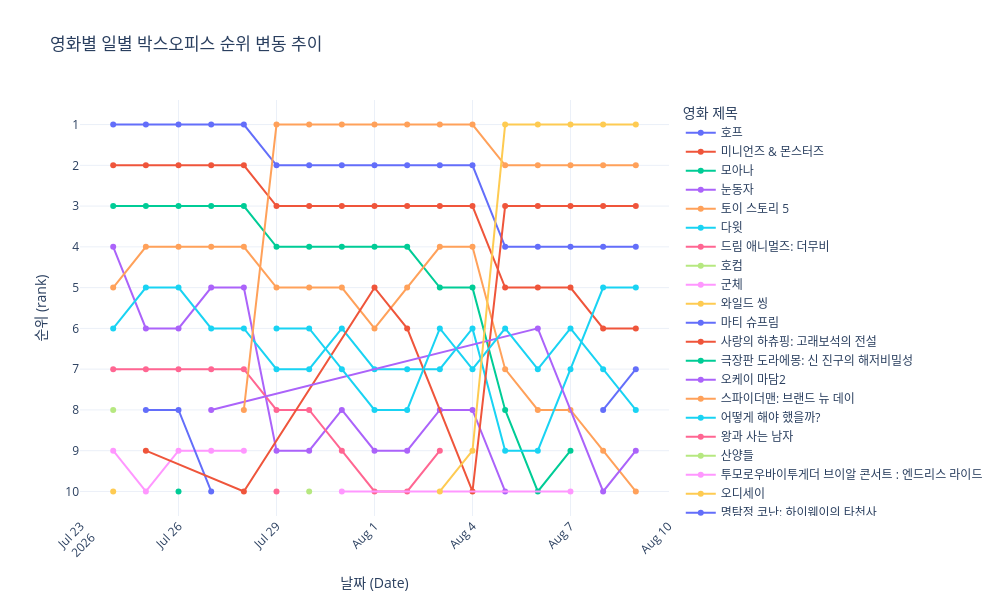

Here is the notebook cell this chart was saved with:
### Markdown cell above
## 기간에 따른 영화 순위 변화

### Code cell
draw_lineChart(movie_df, 'rank', '영화별 일별 박스오피스 순위 변동 추이', '순위', True)

### Figure 1 — Plotly figure (JSON) as saved in the notebook; plotly's stock layout.template omitted (floating-point values rounded to 4 significant figures)
{"data": [{"customdata": [["호프"], ["호프"], ["호프"], ["호프"], ["호프"], ["호프"], ["호프"], ["호프"], ["호프"], ["호프"], ["호프"], ["호프"], ["호프"], ["호프"], ["호프"], ["호프"], ["호프"]], "hovertemplate": "movieNm=%{customdata[0]}<br>b_date=%{x}<br>rank=%{y}<extra></extra>", "legendgroup": "호프", "line": {"color": "#636efa", "dash": "solid"}, "marker": {"symbol": "circle"}, "mode": "lines+markers", "name": "호프", "orientation": "v", "showlegend": true, "type": "scatter", "x": ["2026-07-24", "2026-07-25", "2026-07-26", "2026-07-27", "2026-07-28", "2026-07-29", "2026-07-30", "2026-07-31", "2026-08-01", "2026-08-02", "2026-08-03", "2026-08-04", "2026-08-05", "2026-08-06", "2026-08-07", "2026-08-08", "2026-08-09"], "xaxis": "x", "y": [1, 1, 1, 1, 1, 2, 2, 2, 2, 2, 2, 2, 4, 4, 4, 4, 4], "yaxis": "y"}, {"customdata": [["미니언즈 & 몬스터즈"], ["미니언즈 & 몬스터즈"], ["미니언즈 & 몬스터즈"], ["미니언즈 & 몬스터즈"], ["미니언즈 & 몬스터즈"], ["미니언즈 & 몬스터즈"], ["미니언즈 & 몬스터즈"], ["미니언즈 & 몬스터즈"], ["미니언즈 & 몬스터즈"], ["미니언즈 & 몬스터즈"], ["미니언즈 & 몬스터즈"], ["미니언즈 & 몬스터즈"], ["미니언즈 & 몬스터즈"], ["미니언즈 & 몬스터즈"], ["미니언즈 & 몬스터즈"], ["미니언즈 & 몬스터즈"], ["미니언즈 & 몬스터즈"]], "hovertemplate": "movieNm=%{customdata[0]}<br>b_date=%{x}<br>rank=%{y}<extra></extra>", "legendgroup": "미니언즈 & 몬스터즈", "line": {"color": "#EF553B", "dash": "solid"}, "marker": {"symbol": "circle"}, "mode": "lines+markers", "name": "미니언즈 & 몬스터즈", "orientation": "v", "showlegend": true, "type": "scatter", "x": ["2026-07-24", "2026-07-25", "2026-07-26", "2026-07-27", "2026-07-28", "2026-07-29", "2026-07-30", "2026-07-31", "2026-08-01", "2026-08-02", "2026-08-03", "2026-08-04", "2026-08-05", "2026-08-06", "2026-08-07", "2026-08-08", "2026-08-09"], "xaxis": "x", "y": [2, 2, 2, 2, 2, 3, 3, 3, 3, 3, 3, 3, 5, 5, 5, 6, 6], "yaxis": "y"}, {"customdata": [["모아나"], ["모아나"], ["모아나"], ["모아나"], ["모아나"], ["모아나"], ["모아나"], ["모아나"], ["모아나"], ["모아나"], ["모아나"], ["모아나"], ["모아나"], ["모아나"], ["모아나"]], "hovertemplate": "movieNm=%{customdata[0]}<br>b_date=%{x}<br>rank=%{y}<extra></extra>", "legendgroup": "모아나", "line": {"color": "#00cc96", "dash": "solid"}, "marker": {"symbol": "circle"}, "mode": "lines+markers", "name": "모아나", "orientation": "v", "showlegend": true, "type": "scatter", "x": ["2026-07-24", "2026-07-25", "2026-07-26", "2026-07-27", "2026-07-28", "2026-07-29", "2026-07-30", "2026-07-31", "2026-08-01", "2026-08-02", "2026-08-03", "2026-08-04", "2026-08-05", "2026-08-06", "2026-08-07"], "xaxis": "x", "y": [3, 3, 3, 3, 3, 4, 4, 4, 4, 4, 5, 5, 8, 10, 9], "yaxis": "y"}, {"customdata": [["눈동자"], ["눈동자"], ["눈동자"], ["눈동자"], ["눈동자"], ["눈동자"], ["눈동자"], ["눈동자"], ["눈동자"], ["눈동자"], ["눈동자"], ["눈동자"], ["눈동자"]], "hovertemplate": "movieNm=%{customdata[0]}<br>b_date=%{x}<br>rank=%{y}<extra></extra>", "legendgroup": "눈동자", "line": {"color": "#ab63fa", "dash": "solid"}, "marker": {"symbol": "circle"}, "mode": "lines+markers", "name": "눈동자", "orientation": "v", "showlegend": true, "type": "scatter", "x": ["2026-07-24", "2026-07-25", "2026-07-26", "2026-07-27", "2026-07-28", "2026-07-29", "2026-07-30", "2026-07-31", "2026-08-01", "2026-08-02", "2026-08-03", "2026-08-04", "2026-08-05"], "xaxis": "x", "y": [4, 6, 6, 5, 5, 9, 9, 8, 9, 9, 8, 8, 10], "yaxis": "y"}, {"customdata": [["토이 스토리 5"], ["토이 스토리 5"], ["토이 스토리 5"], ["토이 스토리 5"], ["토이 스토리 5"], ["토이 스토리 5"], ["토이 스토리 5"], ["토이 스토리 5"], ["토이 스토리 5"], ["토이 스토리 5"], ["토이 스토리 5"], ["토이 스토리 5"], ["토이 스토리 5"], ["토이 스토리 5"], ["토이 스토리 5"], ["토이 스토리 5"], ["토이 스토리 5"]], "hovertemplate": "movieNm=%{customdata[0]}<br>b_date=%{x}<br>rank=%{y}<extra></extra>", "legendgroup": "토이 스토리 5", "line": {"color": "#FFA15A", "dash": "solid"}, "marker": {"symbol": "circle"}, "mode": "lines+markers", "name": "토이 스토리 5", "orientation": "v", "showlegend": true, "type": "scatter", "x": ["2026-07-24", "2026-07-25", "2026-07-26", "2026-07-27", "2026-07-28", "2026-07-29", "2026-07-30", "2026-07-31", "2026-08-01", "2026-08-02", "2026-08-03", "2026-08-04", "2026-08-05", "2026-08-06", "2026-08-07", "2026-08-08", "2026-08-09"], "xaxis": "x", "y": [5, 4, 4, 4, 4, 5, 5, 5, 6, 5, 4, 4, 7, 8, 8, 9, 10], "yaxis": "y"}, {"customdata": [["다윗"], ["다윗"], ["다윗"], ["다윗"], ["다윗"], ["다윗"], ["다윗"], ["다윗"], ["다윗"], ["다윗"], ["다윗"], ["다윗"], ["다윗"], ["다윗"], ["다윗"], ["다윗"], ["다윗"]], "hovertemplate": "movieNm=%{customdata[0]}<br>b_date=%{x}<br>rank=%{y}<extra></extra>", "legendgroup": "다윗", "line": {"color": "#19d3f3", "dash": "solid"}, "marker": {"symbol": "circle"}, "mode": "lines+markers", "name": "다윗", "orientation": "v", "showlegend": true, "type": "scatter", "x": ["2026-07-24", "2026-07-25", "2026-07-26", "2026-07-27", "2026-07-28", "2026-07-29", "2026-07-30", "2026-07-31", "2026-08-01", "2026-08-02", "2026-08-03", "2026-08-04", "2026-08-05", "2026-08-06", "2026-08-07", "2026-08-08", "2026-08-09"], "xaxis": "x", "y": [6, 5, 5, 6, 6, 7, 7, 6, 7, 7, 7, 6, 9, 9, 7, 5, 5], "yaxis": "y"}, {"customdata": [["드림 애니멀즈: 더무비"], ["드림 애니멀즈: 더무비"], ["드림 애니멀즈: 더무비"], ["드림 애니멀즈: 더무비"], ["드림 애니멀즈: 더무비"], ["드림 애니멀즈: 더무비"], ["드림 애니멀즈: 더무비"], ["드림 애니멀즈: 더무비"], ["드림 애니멀즈: 더무비"], ["드림 애니멀즈: 더무비"], ["드림 애니멀즈: 더무비"]], "hovertemplate": "movieNm=%{customdata[0]}<br>b_date=%{x}<br>rank=%{y}<extra></extra>", "legendgroup": "드림 애니멀즈: 더무비", "line": {"color": "#FF6692", "dash": "solid"}, "marker": {"symbol": "circle"}, "mode": "lines+markers", "name": "드림 애니멀즈: 더무비", "orientation": "v", "showlegend": true, "type": "scatter", "x": ["2026-07-24", "2026-07-25", "2026-07-26", "2026-07-27", "2026-07-28", "2026-07-29", "2026-07-30", "2026-07-31", "2026-08-01", "2026-08-02", "2026-08-03"], "xaxis": "x", "y": [7, 7, 7, 7, 7, 8, 8, 9, 10, 10, 9], "yaxis": "y"}, {"customdata": [["호컴"]], "hovertemplate": "movieNm=%{customdata[0]}<br>b_date=%{x}<br>rank=%{y}<extra></extra>", "legendgroup": "호컴", "line": {"color": "#B6E880", "dash": "solid"}, "marker": {"symbol": "circle"}, "mode": "lines+markers", "name": "호컴", "orientation": "v", "showlegend": true, "type": "scatter", "x": ["2026-07-24"], "xaxis": "x", "y": [8], "yaxis": "y"}, {"customdata": [["군체"], ["군체"], ["군체"], ["군체"], ["군체"]], "hovertemplate": "movieNm=%{customdata[0]}<br>b_date=%{x}<br>rank=%{y}<extra></extra>", "legendgroup": "군체", "line": {"color": "#FF97FF", "dash": "solid"}, "marker": {"symbol": "circle"}, "mode": "lines+markers", "name": "군체", "orientation": "v", "showlegend": true, "type": "scatter", "x": ["2026-07-24", "2026-07-25", "2026-07-26", "2026-07-27", "2026-07-28"], "xaxis": "x", "y": [9, 10, 9, 9, 9], "yaxis": "y"}, {"customdata": [["와일드 씽"]], "hovertemplate": "movieNm=%{customdata[0]}<br>b_date=%{x}<br>rank=%{y}<extra></extra>", "legendgroup": "와일드 씽", "line": {"color": "#FECB52", "dash": "solid"}, "marker": {"symbol": "circle"}, "mode": "lines+markers", "name": "와일드 씽", "orientation": "v", "showlegend": true, "type": "scatter", "x": ["2026-07-24"], "xaxis": "x", "y": [10], "yaxis": "y"}, {"customdata": [["마티 슈프림"], ["마티 슈프림"], ["마티 슈프림"]], "hovertemplate": "movieNm=%{customdata[0]}<br>b_date=%{x}<br>rank=%{y}<extra></extra>", "legendgroup": "마티 슈프림", "line": {"color": "#636efa", "dash": "solid"}, "marker": {"symbol": "circle"}, "mode": "lines+markers", "name": "마티 슈프림", "orientation": "v", "showlegend": true, "type": "scatter", "x": ["2026-07-25", "2026-07-26", "2026-07-27"], "xaxis": "x", "y": [8, 8, 10], "yaxis": "y"}, {"customdata": [["사랑의 하츄핑: 고래보석의 전설"], ["사랑의 하츄핑: 고래보석의 전설"], ["사랑의 하츄핑: 고래보석의 전설"], ["사랑의 하츄핑: 고래보석의 전설"], ["사랑의 하츄핑: 고래보석의 전설"], ["사랑의 하츄핑: 고래보석의 전설"], ["사랑의 하츄핑: 고래보석의 전설"], ["사랑의 하츄핑: 고래보석의 전설"], ["사랑의 하츄핑: 고래보석의 전설"], ["사랑의 하츄핑: 고래보석의 전설"]], "hovertemplate": "movieNm=%{customdata[0]}<br>b_date=%{x}<br>rank=%{y}<extra></extra>", "legendgroup": "사랑의 하츄핑: 고래보석의 전설", "line": {"color": "#EF553B", "dash": "solid"}, "marker": {"symbol": "circle"}, "mode": "lines+markers", "name": "사랑의 하츄핑: 고래보석의 전설", "orientation": "v", "showlegend": true, "type": "scatter", "x": ["2026-07-25", "2026-07-28", "2026-08-01", "2026-08-02", "2026-08-04", "2026-08-05", "2026-08-06", "2026-08-07", "2026-08-08", "2026-08-09"], "xaxis": "x", "y": [9, 10, 5, 6, 10, 3, 3, 3, 3, 3], "yaxis": "y"}, {"customdata": [["극장판 도라에몽: 신 진구의 해저비밀성"]], "hovertemplate": "movieNm=%{customdata[0]}<br>b_date=%{x}<br>rank=%{y}<extra></extra>", "legendgroup": "극장판 도라에몽: 신 진구의 해저비밀성", "line": {"color": "#00cc96", "dash": "solid"}, "marker": {"symbol": "circle"}, "mode": "lines+markers", "name": "극장판 도라에몽: 신 진구의 해저비밀성", "orientation": "v", "showlegend": true, "type": "scatter", "x": ["2026-07-26"], "xaxis": "x", "y": [10], "yaxis": "y"}, {"customdata": [["오케이 마담2"], ["오케이 마담2"], ["오케이 마담2"], ["오케이 마담2"]], "hovertemplate": "movieNm=%{customdata[0]}<br>b_date=%{x}<br>rank=%{y}<extra></extra>", "legendgroup": "오케이 마담2", "line": {"color": "#ab63fa", "dash": "solid"}, "marker": {"symbol": "circle"}, "mode": "lines+markers", "name": "오케이 마담2", "orientation": "v", "showlegend": true, "type": "scatter", "x": ["2026-07-27", "2026-08-06", "2026-08-08", "2026-08-09"], "xaxis": "x", "y": [8, 6, 10, 9], "yaxis": "y"}, {"customdata": [["스파이더맨: 브랜드 뉴 데이"], ["스파이더맨: 브랜드 뉴 데이"], ["스파이더맨: 브랜드 뉴 데이"], ["스파이더맨: 브랜드 뉴 데이"], ["스파이더맨: 브랜드 뉴 데이"], ["스파이더맨: 브랜드 뉴 데이"], ["스파이더맨: 브랜드 뉴 데이"], ["스파이더맨: 브랜드 뉴 데이"], ["스파이더맨: 브랜드 뉴 데이"], ["스파이더맨: 브랜드 뉴 데이"], ["스파이더맨: 브랜드 뉴 데이"], ["스파이더맨: 브랜드 뉴 데이"], ["스파이더맨: 브랜드 뉴 데이"]], "hovertemplate": "movieNm=%{customdata[0]}<br>b_date=%{x}<br>rank=%{y}<extra></extra>", "legendgroup": "스파이더맨: 브랜드 뉴 데이", "line": {"color": "#FFA15A", "dash": "solid"}, "marker": {"symbol": "circle"}, "mode": "lines+markers", "name": "스파이더맨: 브랜드 뉴 데이", "orientation": "v", "showlegend": true, "type": "scatter", "x": ["2026-07-28", "2026-07-29", "2026-07-30", "2026-07-31", "2026-08-01", "2026-08-02", "2026-08-03", "2026-08-04", "2026-08-05", "2026-08-06", "2026-08-07", "2026-08-08", "2026-08-09"], "xaxis": "x", "y": [8, 1, 1, 1, 1, 1, 1, 1, 2, 2, 2, 2, 2], "yaxis": "y"}, {"customdata": [["어떻게 해야 했을까?"], ["어떻게 해야 했을까?"], ["어떻게 해야 했을까?"], ["어떻게 해야 했을까?"], ["어떻게 해야 했을까?"], ["어떻게 해야 했을까?"], ["어떻게 해야 했을까?"], ["어떻게 해야 했을까?"], ["어떻게 해야 했을까?"], ["어떻게 해야 했을까?"], ["어떻게 해야 했을까?"], ["어떻게 해야 했을까?"]], "hovertemplate": "movieNm=%{customdata[0]}<br>b_date=%{x}<br>rank=%{y}<extra></extra>", "legendgroup": "어떻게 해야 했을까?", "line": {"color": "#19d3f3", "dash": "solid"}, "marker": {"symbol": "circle"}, "mode": "lines+markers", "name": "어떻게 해야 했을까?", "orientation": "v", "showlegend": true, "type": "scatter", "x": ["2026-07-29", "2026-07-30", "2026-07-31", "2026-08-01", "2026-08-02", "2026-08-03", "2026-08-04", "2026-08-05", "2026-08-06", "2026-08-07", "2026-08-08", "2026-08-09"], "xaxis": "x", "y": [6, 6, 7, 8, 8, 6, 7, 6, 7, 6, 7, 8], "yaxis": "y"}, {"customdata": [["왕과 사는 남자"]], "hovertemplate": "movieNm=%{customdata[0]}<br>b_date=%{x}<br>rank=%{y}<extra></extra>", "legendgroup": "왕과 사는 남자", "line": {"color": "#FF6692", "dash": "solid"}, "marker": {"symbol": "circle"}, "mode": "lines+markers", "name": "왕과 사는 남자", "orientation": "v", "showlegend": true, "type": "scatter", "x": ["2026-07-29"], "xaxis": "x", "y": [10], "yaxis": "y"}, {"customdata": [["산양들"]], "hovertemplate": "movieNm=%{customdata[0]}<br>b_date=%{x}<br>rank=%{y}<extra></extra>", "legendgroup": "산양들", "line": {"color": "#B6E880", "dash": "solid"}, "marker": {"symbol": "circle"}, "mode": "lines+markers", "name": "산양들", "orientation": "v", "showlegend": true, "type": "scatter", "x": ["2026-07-30"], "xaxis": "x", "y": [10], "yaxis": "y"}, {"customdata": [["투모로우바이투게더 브이알 콘서트 : 엔드리스 라이드"], ["투모로우바이투게더 브이알 콘서트 : 엔드리스 라이드"]], "hovertemplate": "movieNm=%{customdata[0]}<br>b_date=%{x}<br>rank=%{y}<extra></extra>", "legendgroup": "투모로우바이투게더 브이알 콘서트 : 엔드리스 라이드", "line": {"color": "#FF97FF", "dash": "solid"}, "marker": {"symbol": "circle"}, "mode": "lines+markers", "name": "투모로우바이투게더 브이알 콘서트 : 엔드리스 라이드", "orientation": "v", "showlegend": true, "type": "scatter", "x": ["2026-07-31", "2026-08-07"], "xaxis": "x", "y": [10, 10], "yaxis": "y"}, {"customdata": [["오디세이"], ["오디세이"], ["오디세이"], ["오디세이"], ["오디세이"], ["오디세이"], ["오디세이"]], "hovertemplate": "movieNm=%{customdata[0]}<br>b_date=%{x}<br>rank=%{y}<extra></extra>", "legendgroup": "오디세이", "line": {"color": "#FECB52", "dash": "solid"}, "marker": {"symbol": "circle"}, "mode": "lines+markers", "name": "오디세이", "orientation": "v", "showlegend": true, "type": "scatter", "x": ["2026-08-03", "2026-08-04", "2026-08-05", "2026-08-06", "2026-08-07", "2026-08-08", "2026-08-09"], "xaxis": "x", "y": [10, 9, 1, 1, 1, 1, 1], "yaxis": "y"}, {"customdata": [["명탐정 코난: 하이웨이의 타천사"], ["명탐정 코난: 하이웨이의 타천사"]], "hovertemplate": "movieNm=%{customdata[0]}<br>b_date=%{x}<br>rank=%{y}<extra></extra>", "legendgroup": "명탐정 코난: 하이웨이의 타천사", "line": {"color": "#636efa", "dash": "solid"}, "marker": {"symbol": "circle"}, "mode": "lines+markers", "name": "명탐정 코난: 하이웨이의 타천사", "orientation": "v", "showlegend": true, "type": "scatter", "x": ["2026-08-08", "2026-08-09"], "xaxis": "x", "y": [8, 7], "yaxis": "y"}], "layout": {"height": 600, "hovermode": "x unified", "legend": {"title": {"text": "영화 제목"}, "tracegroupgap": 0}, "title": {"text": "영화별 일별 박스오피스 순위 변동 추이"}, "width": 1000, "xaxis": {"anchor": "y", "domain": [0, 1], "tickangle": -45, "title": {"text": "날짜 (Date)"}}, "yaxis": {"anchor": "x", "autorange": "reversed", "domain": [0, 1], "dtick": 1, "title": {"text": "순위 (rank)"}}}}
